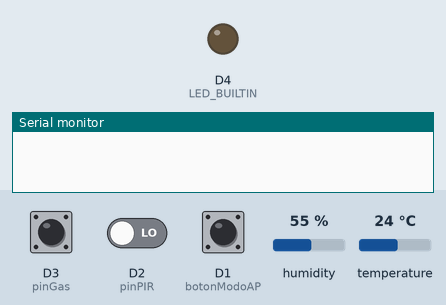
The sketch below on a simulated ESP8266 (NodeMCU). On the bench: output pins drawn as LEDs (lit = HIGH, except the on-board LED, lit = LOW), the last lines printed to the serial monitor. Inputs (shaded band) come from the test bench; at power-on: humidity 55 %, D3 (pinGas) HIGH, D2 (pinPIR) LOW, temperature 24 °C, D1 (botonModoAP) HIGH. WiFi joins after 1.5 s; servers stay silent unless stated; the local clock reads 2024-03-15 10:24:30 at power-on unless the sketch sets it; no MQTT or app messages arrive unless stated; pins used as bus, display or sensor lines are not drawn.

Above: at 2.1 s.
At 6.7 s:
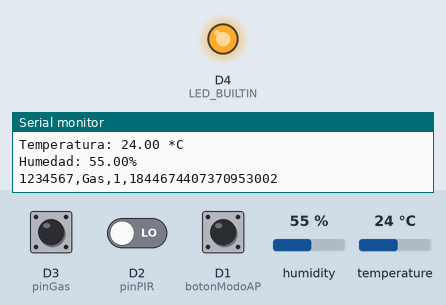
6.8 s: humidity set to 22 %
11.0 s: D3 (pinGas) pulled LOW for 0.15 s
12.6 s: D2 (pinPIR) driven HIGH
14.1 s: temperature set to 33 °C
19.0 s: D2 (pinPIR) driven LOW
20.5 s: D3 (pinGas) pulled LOW for 1 s
Timing chart, 0 to 23.5 s (numbered marks = the images above; inputs shaded):
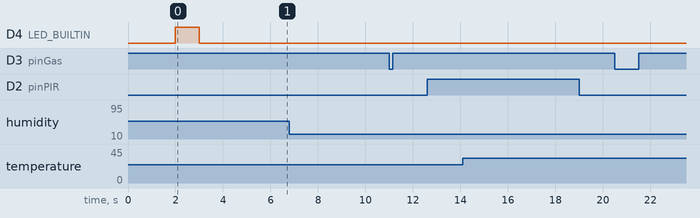

The sketch:

EstacionRecolectora.ino
```cpp
/*
  Estacion recolectora
  Dispositivo conectado a internet por medio de wifi
  utilizando esp8266 y sensores de
  Temperatura dht22
  Humedad dht22
  Movimiento por infarrojo PIR
  Composicion de Gas MQ2

  Emite alertas cuando los valores esten arriba o abajo de los
  determinados, asi como el envio constante de datos para almacenamiento
  Yeffri J. Salazar
  Xibalba Hackerspace, nov 2018

*/


/********* librerias ********/


#include <ESP8266WiFi.h>
#include <PubSubClient.h>
#include <ESP8266WebServer.h>
#include <DNSServer.h>
#include <WiFiManager.h>
/*
   Sensor de temperatura
*/
#include <Adafruit_Sensor.h>
#include <DHT.h>
#include <DHT_U.h>
/*
   Cliente NTP
*/
#include <NTPClient.h>
#include <WiFiUdp.h>


/*constantes*****************/
/*
   Access point
*/
#define botonModoAP D1
/*
   MQTT
*/
#define usuarioServidorMQTT "" // usuario para acceder al broker
#define claveServidorMQTT ""     // clave del usuario para acceder al broker
#define servidorMQTT ""
#define puertoMQTT 1883
#define topicoActualizacion "/update"
#define topicoConexion "/alive" //topico que utilizara la opción de birth de mqtt
#define mensajeConexion "1"
#define mensajeDesconexion "0"
#define topicoAlerta "/alert"
/*
   Tiempos de lectura y envio de datos
*/
#define tiempoLecturadht 2 // segundos
#define tiempoEnvioDatos 60 // segundos
/*
   Definicion de pines
*/
#define pinPIR D2
#define pinGas D3
#define DHTPIN D4
/*
  Definicion de tipo de sensor de temperatura
*/
#define DHTTYPE DHT22     // DHT 22 (AM2302)
/*
  Objetos de conexion WiFi y UDP
*/
WiFiClient clienteWifi;
PubSubClient client(clienteWifi);
WiFiUDP ntpUDP;
/*
   Objeto NTP, timestamp
*/
NTPClient timeClient(ntpUDP, "europe.pool.ntp.org", -3600 * 6, 60000);
/*
  Variables
*/

String nodeID = String(ESP.getChipId()); //identificador unico de cada dispositivo
boolean mensajeEnviado = false;

long tiempoPasadoEnvioDatos = 0;
long tiempoPasadoEnvioDatosDht = 0;
long intentoDeReconexion = 0;

int temperatura = 0;
int humedad = 0;
int temperatura2 = 0;
int humedad2 = 0;
DHT_Unified dht(DHTPIN, DHTTYPE);

int temValor1 = 30;
int temValor2 = 10;
int humValor1 = 90;
int humValor2 = 30;

int estadoPIR = LOW;
boolean val = 0;

int estadoGas = LOW;
boolean valGas = 0;


void portalCaptivo() {
  WiFiManager wifiManager;
  wifiManager.autoConnect("HackerspaceX");
  Serial.println("connected...yeey :)");

}

void portalCaptivoBoton() {
  if ( digitalRead(botonModoAP) == LOW ) {
    //WiFiManager
    WiFiManager wifiManager;

    if (!wifiManager.startConfigPortal("HackerspaceX")) {
      delay(3000);
      ESP.reset();
      delay(5000);
    }
    Serial.println("connected...yeey :)");
  }

}


void callback(char* topic, byte* payload, unsigned int length) {

}


boolean reconnect() {
  String clienteString = "Cliente-" + nodeID;
  char clienteId[sizeof(clienteString)];
  clienteString.toCharArray(clienteId, sizeof(clienteId));
  if (client.connect(clienteId)) {
    Serial.println("Conectado");

    client.subscribe(topicoActualizacion);
    client.subscribe(topicoAlerta);
    client.publish(topicoConexion, mensajeConexion);
    Serial.println("Conectado al mqtt");
  } else {
    Serial.print("Fallo, error=");
    Serial.print(client.state());
    Serial.println(" Intentando en 5 segundos");
    delay(5000);
  }
  return client.connected();
}


void envioDatos() {
  unsigned long tiempoDatosActual = millis();
  // se multiplica por mil los segundos porque el tiempo esta dado en milisegundos
  if (tiempoDatosActual - tiempoPasadoEnvioDatos >= tiempoEnvioDatos * 1000) {
    tiempoPasadoEnvioDatos = tiempoDatosActual;
    String datos = nodeID + ",";
    datos += "h" + String(humedad) + ",";
    datos += "t" + String(temperatura) + ",";
    Serial.println(datos);
    char datosChar[40];
    datos.toCharArray(datosChar, 40);
    //Serial.println(datosChar);
    client.publish(topicoActualizacion, datosChar);
  }
}

void alertas(char* mensaje, int valor ) {
  if (!mensajeEnviado) {
    String datoString = nodeID + "," + mensaje + "," + valor + "," + String(timeClient.getEpochTime());
    char dato [datoString.length()];
    datoString.toCharArray(dato, datoString.length());
    Serial.println(dato);
    client.publish(topicoAlerta, dato);
    mensajeEnviado = true;
  }
}


void loopDht() {

  unsigned long tiempoDatosActualDht = millis();
  // se multiplica por mil los segundos porque el tiempo esta dado en milisegundos
  if (tiempoDatosActualDht - tiempoPasadoEnvioDatosDht >= tiempoLecturadht * 1000) {
    tiempoPasadoEnvioDatosDht = tiempoDatosActualDht;
    sensors_event_t event;
    dht.temperature().getEvent(&event);
    if (isnan(event.temperature)) {
      Serial.println("Error lectura de temperatura!");
    }
    else {
      Serial.print("Temperatura: ");
      Serial.print(event.temperature);
      Serial.println(" *C");
      temperatura = event.temperature;
    }
    dht.humidity().getEvent(&event);
    if (isnan(event.relative_humidity)) {
      Serial.println("Error leyendo humedad!");
    }
    else {
      Serial.print("Humedad: ");
      Serial.print(event.relative_humidity);
      Serial.println("%");
      humedad = event.relative_humidity;
    }
    if (temperatura > temValor1 ) {
      temperatura2 = temperatura;
      mensajeEnviado = false;
      alertas("temperatura Alta", temperatura);
    }
    if (temperatura < temValor2 ) {
      temperatura2 = temperatura;
      mensajeEnviado = false;
      alertas("temperatura Baja", temperatura);
    }
    if (humedad > humValor1 ) {
      humedad2 = humedad;
      mensajeEnviado = false;
      alertas("Humedad Alta", humedad);
    }
    if (humedad < humValor2 ) {
      humedad2 = humedad;
      mensajeEnviado = false;
      alertas("Humedad Baja", humedad);
    }
  }
}


boolean loopPir() {

  val = digitalRead(pinPIR);
  if (val == LOW) {
    digitalWrite(LED_BUILTIN, HIGH);
    if (estadoPIR == HIGH) {
      Serial.println("Movimiento Detectado");
      estadoPIR = LOW;
      mensajeEnviado = false;
      return true;
    }
  } else {
    digitalWrite(LED_BUILTIN, LOW);
    if (estadoPIR == LOW) {
      Serial.println("Movimiento terminado ");
      estadoPIR = HIGH;
      return false;
    }
  }
}
boolean loopGas() {
  valGas = digitalRead(pinGas);
  if (valGas == LOW) {
    digitalWrite(LED_BUILTIN, HIGH);
    if (estadoGas == HIGH) {
      Serial.println("Humo detectado");
      mensajeEnviado = false;
      estadoGas = LOW;
      return true;
    }
  } else {
    digitalWrite(LED_BUILTIN, LOW);
    if (estadoGas == LOW) {
      estadoGas = HIGH;
      Serial.println("Fin deteccion de humo");
      return false;
    }
  }
}


void setup()
{
  Serial.begin(115200);
  delay(2000);
  pinMode(LED_BUILTIN, OUTPUT);
  digitalWrite(LED_BUILTIN, HIGH);
  delay(1000);
  digitalWrite(LED_BUILTIN, LOW);
  delay(1000);
  Serial.println("iniciando programa " );
  pinMode(botonModoAP, INPUT_PULLUP);
  pinMode(pinPIR, INPUT_PULLUP);
  pinMode(pinGas, INPUT_PULLUP);
  digitalWrite(botonModoAP, HIGH);
  portalCaptivo();
  client.setServer(servidorMQTT, puertoMQTT);
  client.setCallback(callback);
  intentoDeReconexion = 0;
  Serial.println(nodeID);
  dht.begin();
}


void loop()
{
  portalCaptivoBoton();
  if (!client.connected()) {
    long ahora = millis();
    if (ahora - intentoDeReconexion > 5000) {
      intentoDeReconexion = ahora;
      if (reconnect()) {
        intentoDeReconexion = 0;
      }
    }
  } else {
    client.loop();
    if (loopPir()) {
      alertas("PIR", 1);
    }
    if (loopGas()) {
      alertas("Gas", 1);
    }
    loopDht();
    envioDatos();
  }
}
```
